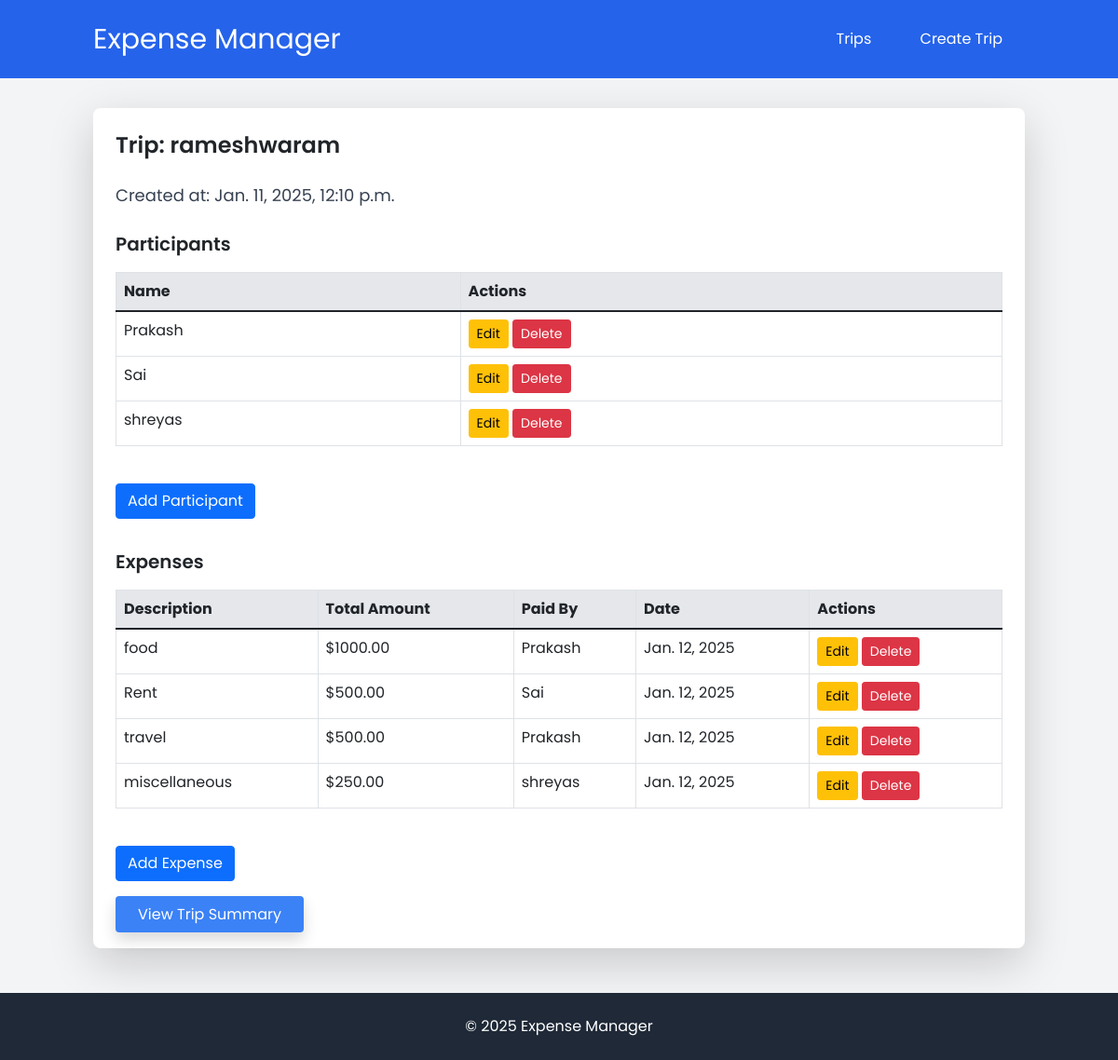
/1/, run on the app's committed database.
### expenses/models.py (models this page shows, shortened)
class Trip(models.Model):
    id = models.AutoField(primary_key=True)  # Explicitly defining the primary key
    name = models.CharField(max_length=100)
    created_at = models.DateTimeField(auto_now_add=True)

class Participant(models.Model):
    id = models.AutoField(primary_key=True)  # Explicitly defining the primary key
    trip = models.ForeignKey(Trip, on_delete=models.CASCADE, related_name="participants")
    name = models.CharField(max_length=100)

class Expense(models.Model):
    id = models.AutoField(primary_key=True)  # Explicitly defining the primary key
    trip = models.ForeignKey(Trip, on_delete=models.CASCADE, related_name="expenses")
    description = models.CharField(max_length=200)
    total_amount = models.DecimalField(max_digits=10, decimal_places=2)
    paid_by = models.ForeignKey(Participant, on_delete=models.CASCADE, related_name="paid_expenses")
    date = models.DateField(auto_now_add=True)

### expenses/views.py (the view)
# urls.py: path('<int:trip_id>/', views.trip_detail, name='trip_detail'),
def trip_detail(request, trip_id):
    trip = get_object_or_404(Trip, id=trip_id)
    participants = trip.participants.all()
    expenses = trip.expenses.all()
    total_expense = sum(expense.total_amount for expense in expenses)
    participant_count = participants.count()
    individual_share = total_expense / participant_count if participant_count else 0
    balances = {p.name: -individual_share for p in participants}
    for expense in expenses:
        for contribution in expense.contributions.all():
            balances[contribution.participant.name] += contribution.amount
    context = {
        'trip': trip,
        'expenses': expenses,
        'balances': balances,
    }
    return render(request, 'expenses/trip_details.html', context)

### expenses/templates/expenses/trip_details.html (shortened to what this page needs)
{% extends 'expenses/base.html' %}
{% block content %}
<div class="bg-white shadow-lg rounded-lg p-6">
    <h2 class="text-2xl font-semibold mb-4">Trip: {{ trip.name }}</h2>
    <p class="text-lg text-gray-700 mb-6">Created at: {{ trip.created_at }}</p>
    <h3 class="text-xl font-semibold mb-3">Participants</h3>
    <table class="table table-bordered">
        <thead class="bg-gray-200">
            <tr>
                <th>Name</th>
                <th>Actions</th>
            </tr>
        </thead>
        <tbody>
            {% for participant in trip.participants.all %}
            <tr>
                <td>{{ participant.name }}</td>
                <td>
                    <button class="btn btn-warning btn-sm">Edit</button>
                    <button class="btn btn-danger btn-sm">Delete</button>
                </td>
            </tr>
            {% empty %}
            <tr>
                <td colspan="2" class="text-center text-gray-500">No participants added yet.</td>
            </tr>
            {% endfor %}
        </tbody>
    </table>
    <button class="btn btn-primary mt-4" data-bs-toggle="modal" data-bs-target="#addParticipantModal">
        Add Participant
    </button>
    <h3 class="text-xl font-semibold mb-3 mt-8">Expenses</h3>
    <table class="table table-bordered">
        <thead class="bg-gray-200">
            <tr>
                <th>Description</th>
                <th>Total Amount</th>
                <th>Paid By</th>
                <th>Date</th>
                <th>Actions</th>
            </tr>
        </thead>
        <tbody>
            {% for expense in trip.expenses.all %}
            <tr>
                <td>{{ expense.description }}</td>
                <td>${{ expense.total_amount }}</td>
                <td>{{ expense.paid_by.name }}</td>
                <td>{{ expense.date }}</td>
                <td>
                    <button class="btn btn-warning btn-sm">Edit</button>
                    <button class="btn btn-danger btn-sm">Delete</button>
                </td>
            </tr>
            {% empty %}
            <tr>
                <td colspan="5" class="text-center text-gray-500">No expenses added yet.</td>
            </tr>
            {% endfor %}
        </tbody>
    </table>
    <button class="btn btn-primary mt-4" data-bs-toggle="modal" data-bs-target="#addExpenseModal">
        Add Expense
    </button>
    <div class="mt-6">
        <a href="{% url 'trip_summary' trip.id %}"
           class="bg-blue-500 text-white px-4 py-2 rounded shadow hover:bg-blue-600 transition">
           View Trip Summary
        </a>
    </div>
</div>
{% endblock %}

### expenses/templates/expenses/base.html (shortened to what this page needs)
<!DOCTYPE html>
<html lang="en">
<head>
    <script src="https://cdn.tailwindcss.com"></script>
    <link href="https://cdn.jsdelivr.net/npm/bootstrap@5.1.3/dist/css/bootstrap.min.css" rel="stylesheet">
    <link href="https://cdnjs.cloudflare.com/ajax/libs/font-awesome/5.15.3/css/all.min.css" rel="stylesheet">
</head>
<body class="bg-gray-100">
    <header class="bg-blue-600 text-white py-4">
        <div class="container mx-auto flex justify-between items-center">
            <h1 class="text-3xl">Expense Manager</h1>
            <nav>
                <a href="{% url 'trip_list' %}" class="text-white mx-4">Trips</a>
                <a href="{% url 'create_trip' %}" class="text-white mx-4">Create Trip</a>
            </nav>
        </div>
    </header>
    <div class="container mx-auto mt-8">
        {% block content %}{% endblock %}
    </div>
    <footer class="bg-gray-800 text-white py-4 mt-12">
        <div class="container mx-auto text-center">
            <p>&copy; 2025 Expense Manager</p>
        </div>
    </footer>
</body>
</html>

### expenses/templates/expenses/base.html (style rules this page uses)
body { font-family: 'Poppins', sans-serif; }

### data on the page
Trip: name "rameshwaram", created_at "Jan. 11, 2025, 12:10 p.m."
Participant: name "Prakash"
Participant: name "Sai"
Participant: name "shreyas"
Expense: description "food", total_amount "1000.00", paid_by.name "Prakash", date "Jan. 12, 2025"
Expense: description "Rent", total_amount "500.00", paid_by.name "Sai", date "Jan. 12, 2025"
Expense: description "travel", total_amount "500.00", paid_by.name "Prakash", date "Jan. 12, 2025"
Expense: description "miscellaneous", total_amount "250.00", paid_by.name "shreyas", date "Jan. 12, 2025"
